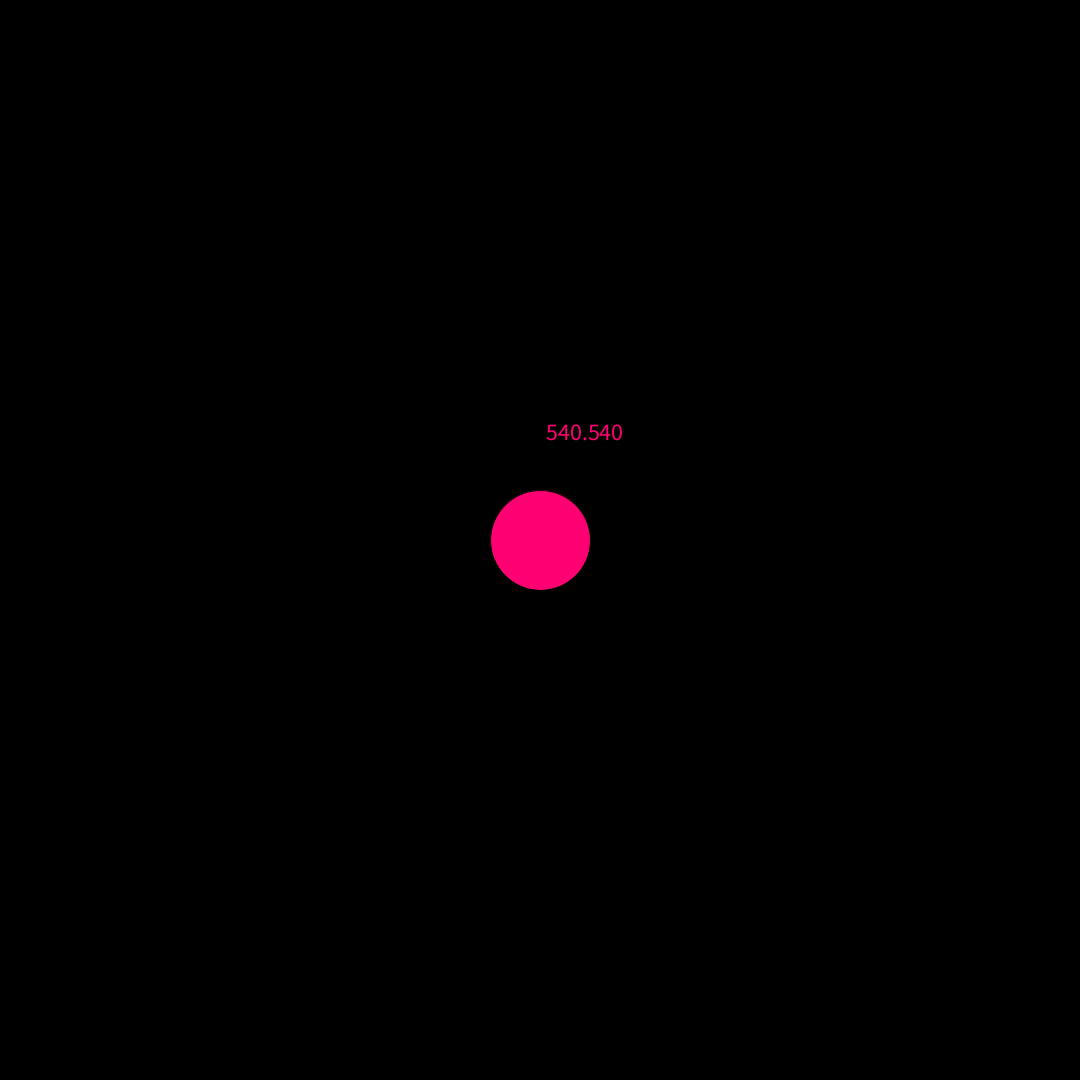
Frame 1 (no input)
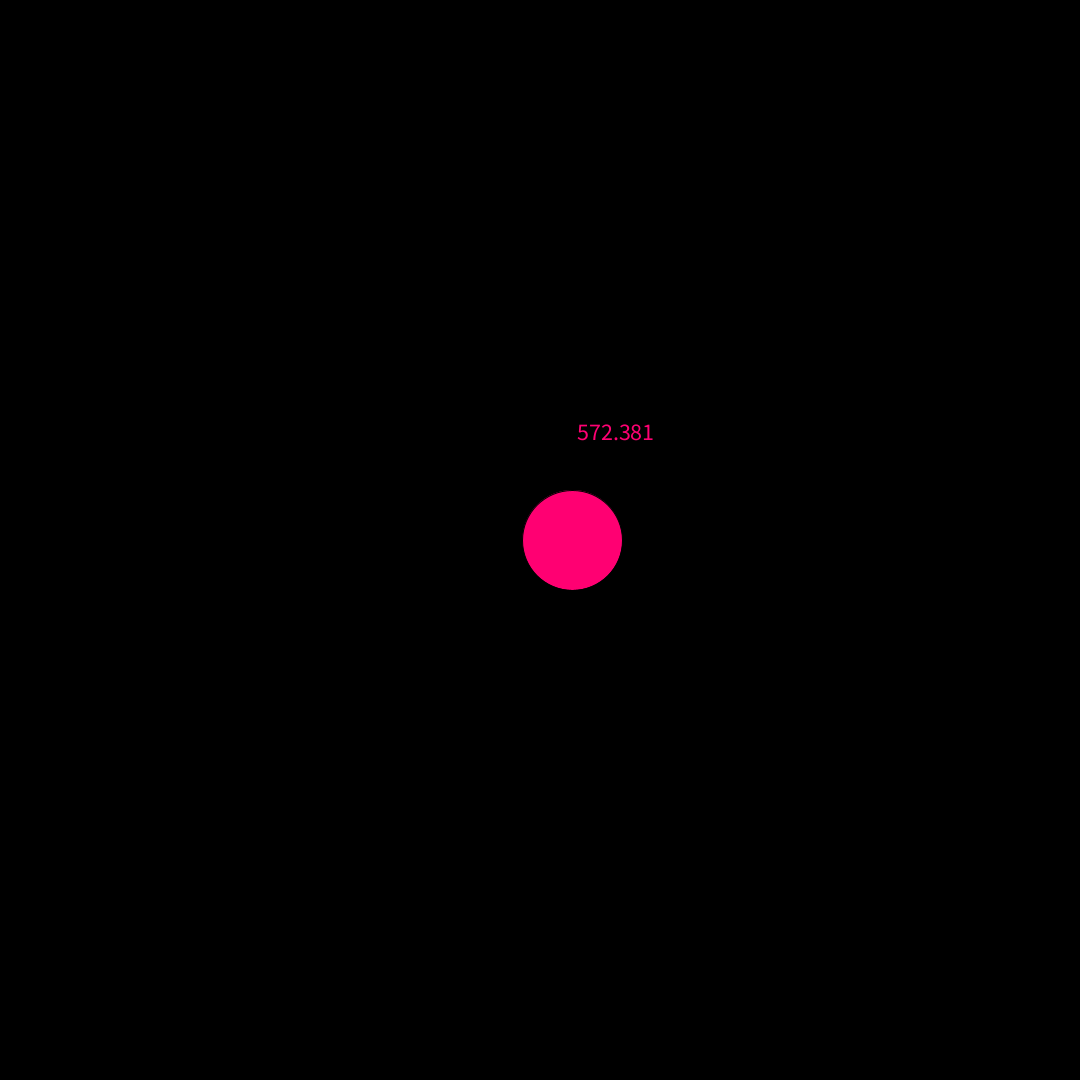
Frame 60 (the mouse pressed at the canvas centre just before this capture)
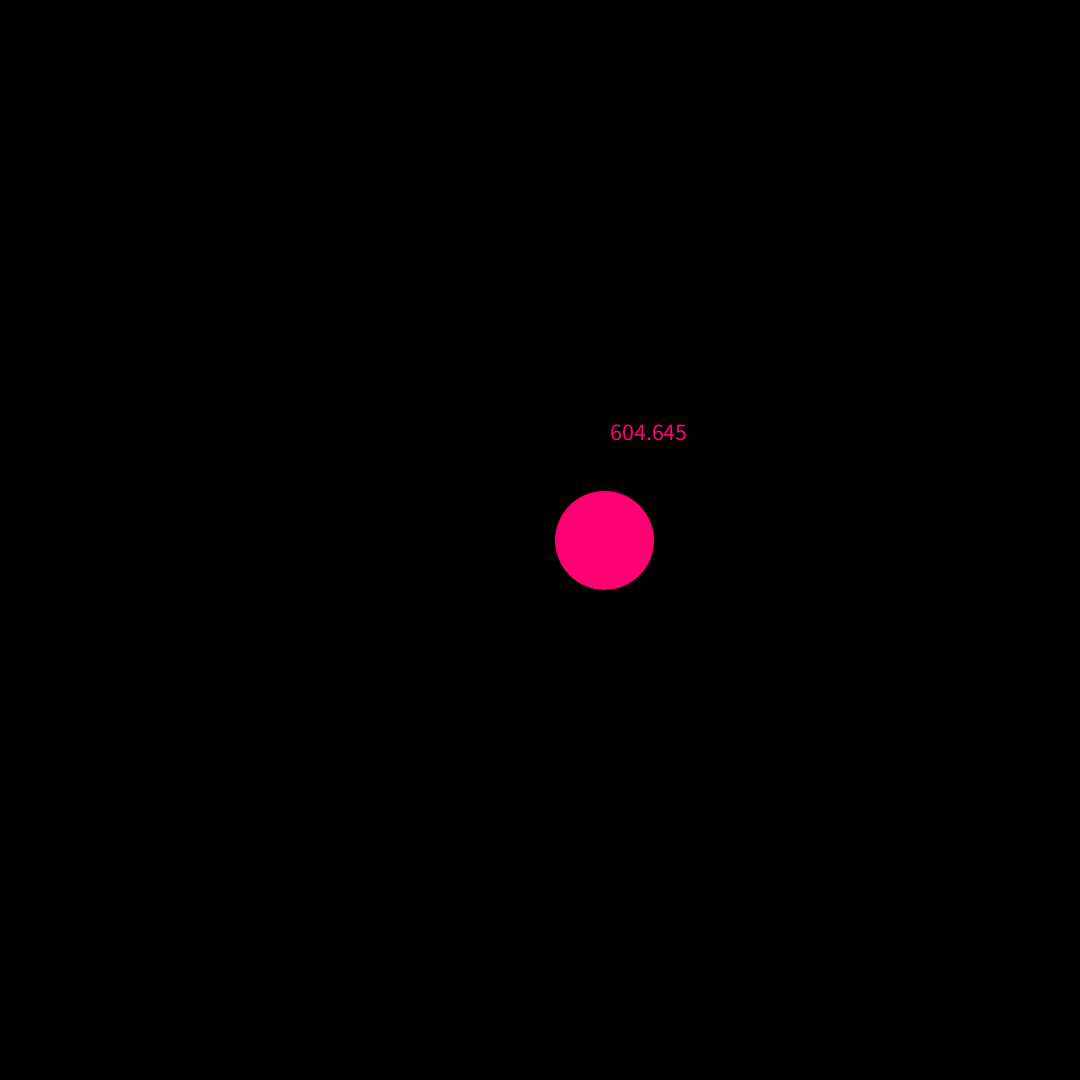
Frame 120 (the mouse held since frame 60 and released just before this capture)

The Processing sketch that drew these frames (run headless with seeded random() and noise(); from frame 60 on, the mouse is pressed at the canvas centre):

// Processing sketch: sin_example
// ── sin_example.pde
float xPos = 0;


void setup() {
  
  size(1080,1080);
  frameRate(30);
  textSize(24);
}

void draw() {

  background(0);
  fill(#FF0072);
  
  xPos = (sin(frameCount*0.001) * (1080/2)) + (1080/2);
  
  ellipse(xPos, height/2, 100, 100);
  text(xPos, xPos, height/2 - 100);
  
  
  
}
